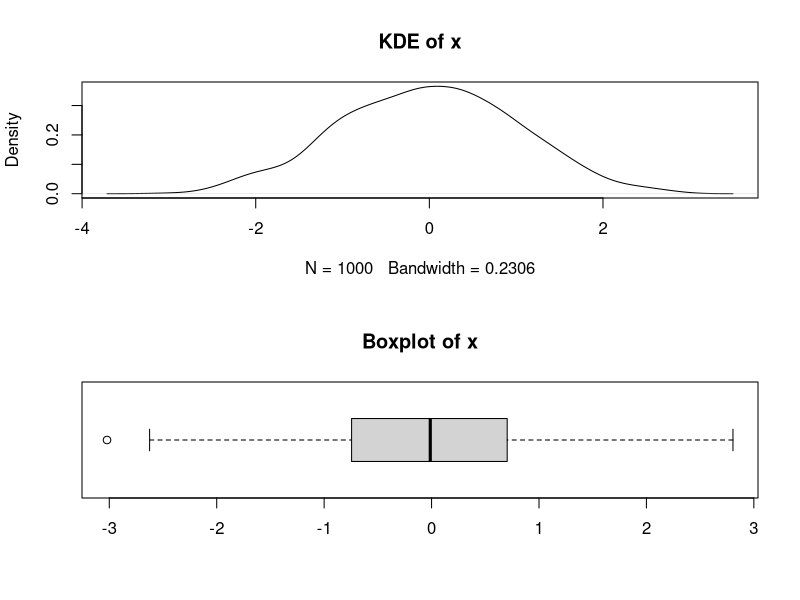

Recreate this plot in R.
# Generate data
x = rnorm(1000)

# plot density
par(mfrow=c(2,1))

# KDE
plot(density(x), main = "KDE of x")

# Boxplot
boxplot(x, horizontal = T, main = "Boxplot of x")